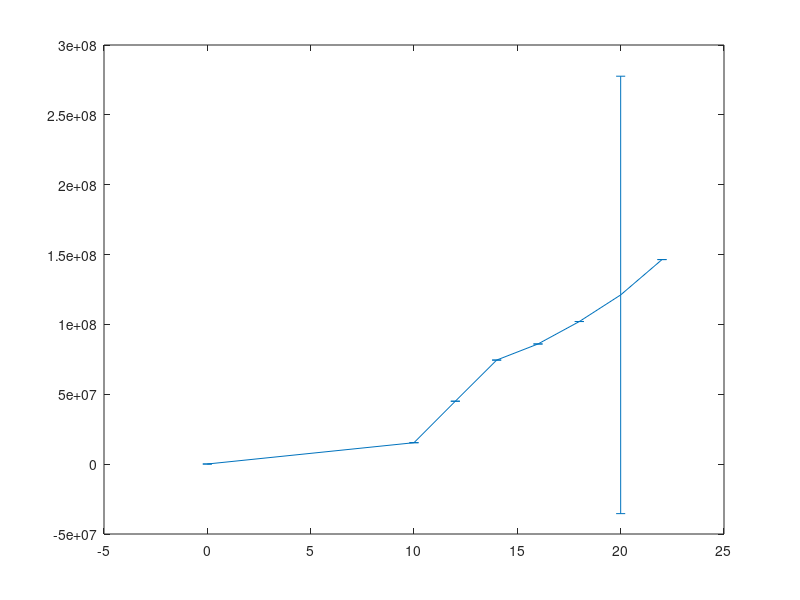

Source code (MATLAB):
clear all;
close all;
load('cells.mat');

Time=[0,10,12,14,16,18,20,22];
ndata = length(Time);
BData = cells;
NumCellErr = zeros(ndata,1);
NumCell = zeros(ndata,1);
NumCell(1) = 100000;
NumCellErr(1) = 10000;

BData(BData~=0) = 1;

for itime = 1:ndata-1
    NumCell(itime+1) = sum(sum(sum(cells(:,:,:,itime))));
end


for i = 2:ndata
    for izslice = 1:length(cells(1,1,:,itime-1))
        BCell = bwboundaries(BData(:,:,izslice,itime-1));
        for iobject = 1:length(BCell)
            for irow = 1:length(BCell{iobject}(:,1))
                NumCellErr(itime) = NumCellErr(itime) ...
                                  + cells( BCell{iobject}(irow,1) ...
                                         , BCell{iobject}(irow,2) ...
                                         , izslice , itime-1)
            end
        end
    end
end

errorbar(Time, NumCell, NumCellErr);